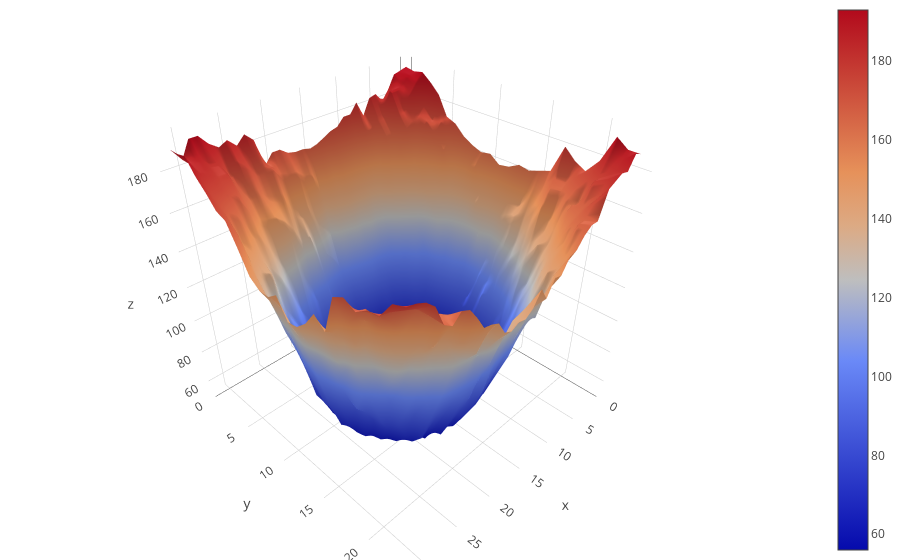

Notebook code for this chart:
### Code cell
data=go.Surface(z=(buf))
layout=go.Layout(
    margin=dict(
        l=0,
        r=0,
        b=0,
        t=0
    )
)
fig=go.Figure(data=[data],layout=layout)
iplot(fig)

### Figure 1 — Plotly figure (JSON) as saved in the notebook; plotly's stock layout.template omitted (floating-point values rounded to 4 significant figures; data arrays with more than 128 entries replaced by an {"elided": "..."} marker saying what was removed)
{"data": [{"type": "surface", "z": {"elided": "24x32 int values"}}], "layout": {"margin": {"b": 0, "l": 0, "r": 0, "t": 0}}}
